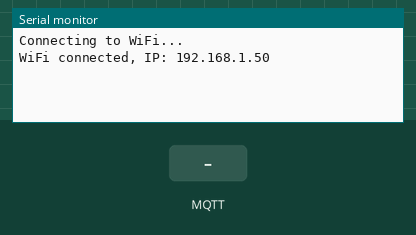
Recording of a sketch running on a simulated ESP32. Parts: the last lines printed to the serial monitor. Inputs (shaded band) come from the test bench. WiFi joins after 1.5 s; servers stay silent unless stated; no MQTT or app messages arrive unless stated.

Above: at 2.7 s.
2.8 s: MQTT message "light" arrives on the first subscribed topic
At 5.6 s:
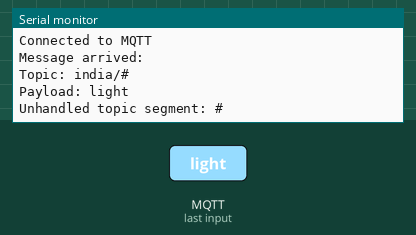
5.8 s: MQTT message "stream" arrives on the first subscribed topic
At 6.7 s:
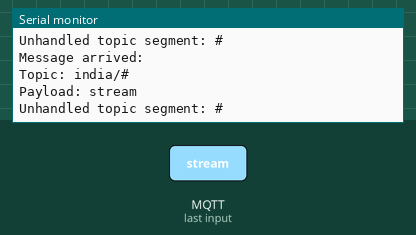
7.3 s: MQTT message "instrument" arrives on the first subscribed topic
At 7.9 s:
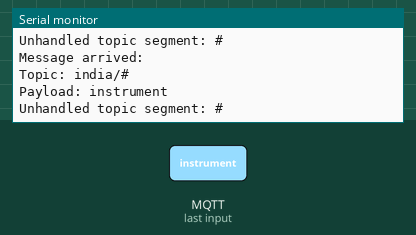
8.8 s: MQTT message "1" arrives on the first subscribed topic
At 10.0 s:
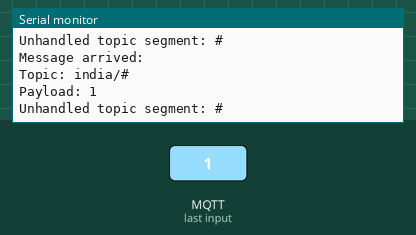
10.3 s: MQTT message "on" arrives on the first subscribed topic
At 11.3 s:
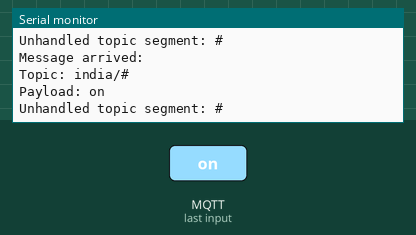
11.8 s: MQTT message "off" arrives on the first subscribed topic
At 12.5 s:
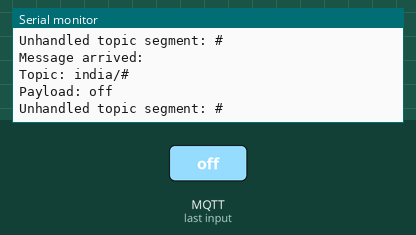

Measured:
- after the input at 2.8 s, the serial monitor: prints a new line after 2.3 s (image 1)
- after the input at 5.8 s, the serial monitor: prints a new line at once (image 2)
- after the input at 7.3 s, the serial monitor: prints a new line at once (image 3)
- after the input at 8.8 s, the serial monitor: prints a new line at once (image 4)
- after the input at 10.3 s, the serial monitor: prints a new line at once (image 5)
- after the input at 11.8 s, the serial monitor: prints a new line at once (image 6)

The sketch:

SoundingEarthWifiBasic2.ino
```cpp
#include <WiFi.h>
#include <WiFiMulti.h>
#include <PubSubClient.h>

WiFiMulti WiFiMulti;
WiFiClient espClient;
PubSubClient client(espClient);

// Wi-Fi credentials
const char* ssid = "soundingearth"; // add Wifi name here
const char* password = ""; // add Wifi password here

// MQTT broker
const char* mqtt_server = "192.168.8.100"; // add MQTT server IP here
const char* mqtt_user = "esp"; // add MQTT username here
const char* mqtt_pass = ""; // add MQTT password here

// uncomment the corresponding line for each ESP!
const char* mqtt_sub_topic = "india/#";
//const char* mqtt_sub_topic = "bhutan/#";
//const char* mqtt_sub_topic = "indonesia/#";

unsigned long lastWiFiCheck = 0;
unsigned long lastMQTTAttempt = 0;
const long reconnectInterval = 5000;

void setup() {
  Serial.begin(115200);

  // Wi-Fi
  WiFiMulti.addAP(ssid, password);
  Serial.print("Connecting to WiFi...");
  while (WiFiMulti.run() != WL_CONNECTED) {
    delay(500);
    Serial.print(".");
  }
  Serial.println("\nWiFi connected, IP: " + WiFi.localIP().toString());

  // MQTT
  client.setServer(mqtt_server, 1883);
  client.setCallback(callback);
}

void loop() {
  // Wi-Fi reconnect
  if ((WiFi.status() != WL_CONNECTED) && (millis() - lastWiFiCheck > reconnectInterval)) {
    Serial.println("WiFi disconnected, retrying...");
    lastWiFiCheck = millis();
    WiFi.disconnect();
    WiFiMulti.run();
  }

  // MQTT reconnect
  if (!client.connected() && millis() - lastMQTTAttempt > reconnectInterval) {
    Serial.println("Attempting MQTT reconnect...");
    lastMQTTAttempt = millis();
    if (client.connect("ESP32Client", mqtt_user, mqtt_pass)) {
      Serial.println("Connected to MQTT");
      client.subscribe(mqtt_sub_topic);
    } else {
      Serial.print("MQTT failed, rc=");
      Serial.println(client.state());
    }
  }

  client.loop();
}

// --- Your custom functions ---

// add code for turning the light on or off
// payload will be "on" or "off"
void handleLightCommand(String payload) {
  Serial.println("Light was switched " + payload);
}

// add code for turning the stream on or off
// payload will be "on" or "off"
void handleStreamCommand(String payload) {
  Serial.println("Stream was switched " + payload);

}

// add code for turning the instrument on or off
// payload will be "on" or "off"
void handleInstrumentCommand(String payload) {
  Serial.println("Instrument was switched " + payload);
}

// MQTT callback
void callback(char* topic, byte* message, unsigned int length) {
  String topicStr = String(topic);
  String payload;

  for (int i = 0; i < length; i++) {
    payload += (char)message[i];
  }

  Serial.println("Message arrived:");
  Serial.println("Topic: " + topicStr);
  Serial.println("Payload: " + payload);

  // Extract the last part of the topic (after last '/')
  int lastSlash = topicStr.lastIndexOf('/');
  String command = topicStr.substring(lastSlash + 1);

  if (command == "light") {
    handleLightCommand(payload);
  } else if (command == "stream") {
    handleStreamCommand(payload);
  } else if (command == "instrument") {
    handleInstrumentCommand(payload);
  } else {
    Serial.println("Unhandled topic segment: " + command);
  }
}
```
